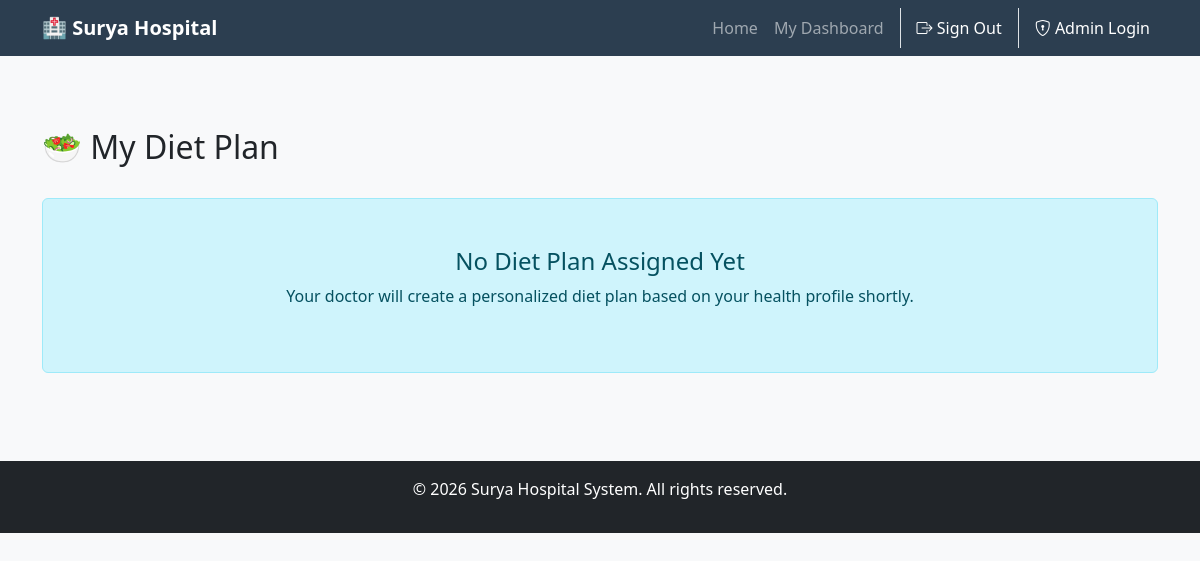
The app's page /diet/dashboard/ (signed in), older data.
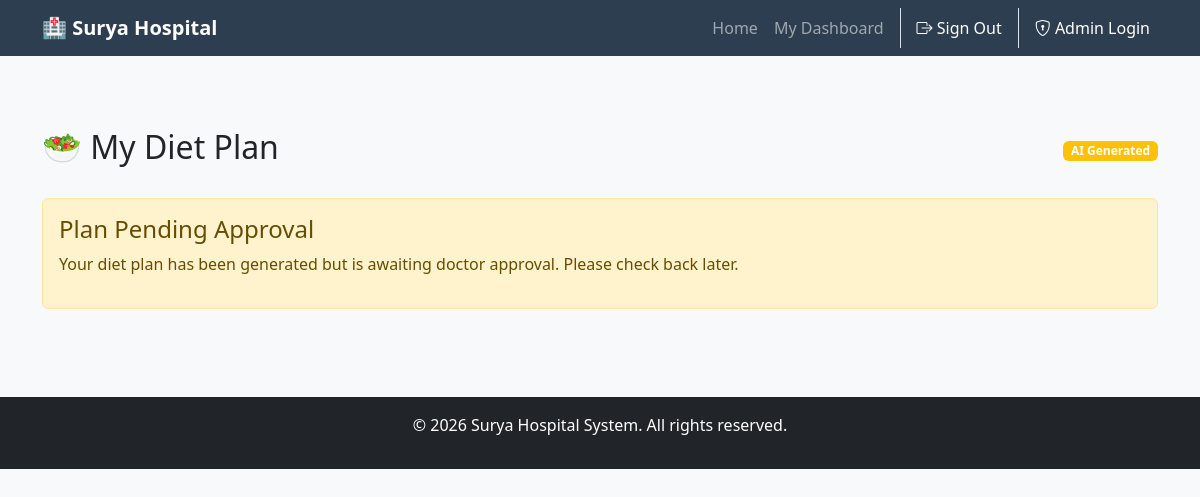
The same page, newer data.
### diet/models.py (models this page shows, shortened)
class DietPlan(models.Model):
    STATUS_CHOICES = [
        ('draft', 'AI Generated'),
        ('reviewed', 'Reviewed by Admin'),
        ('approved', 'Approved'),
    ]
    patient = models.OneToOneField('home.Patient', on_delete=models.CASCADE, related_name='diet_plan')
    health_profile = models.ForeignKey(PatientHealthProfile, on_delete=models.SET_NULL, null=True)
    status = models.CharField(max_length=10, choices=STATUS_CHOICES, default='draft')
    daily_calories = models.IntegerField(null=True, blank=True)
    doctor_notes = models.TextField(blank=True, null=True)
    created_at = models.DateTimeField(auto_now_add=True)
    updated_at = models.DateTimeField(auto_now=True)

### diet/views.py (the view)
# urls.py: path('dashboard/', views.diet_dashboard, name='diet_dashboard'),
def diet_dashboard(request):
    patient = get_current_patient(request)
    if not patient:
        return redirect('patient_login')
    try:
        diet_plan = DietPlan.objects.get(patient=patient)
    except DietPlan.DoesNotExist:
        diet_plan = None
    recommendations = None
    if diet_plan and diet_plan.status in ['approved', 'published']:
        recommendations = DailyMealPlan.objects.filter(diet_plan=diet_plan).order_by('day_number', 'meal_type')
    elif diet_plan:
         pass
    context = {'diet_plan': diet_plan, 'recommendations': recommendations, 'patient': patient}
    return render(request, 'diet/diet_dashboard.html', context)

### diet/views.py (called while the page is built)
def get_current_patient(request):
    patient_id = request.session.get('patient_id')
    if not patient_id:
        return None
    try:
        return Patient.objects.get(id=patient_id)
    except Patient.DoesNotExist:
        return None

### diet/templates/diet/diet_dashboard.html (shortened to what this page needs)
{% extends 'home/base.html' %}
{% block content %}
<div class="container mt-5">
    <div class="d-flex justify-content-between align-items-center mb-4">
        <h2>🥗 My Diet Plan</h2>
        {% if diet_plan %}
        <span
            class="badge bg-{% if diet_plan.status == 'approved' or diet_plan.status == 'published' %}success{% else %}warning{% endif %}">
            {{ diet_plan.get_status_display }}
        </span>
        {% endif %}
    </div>
    {% if diet_plan %}
    {% if diet_plan.status == 'approved' or diet_plan.status == 'published' %}
    <div class="card mb-4 shadow-sm">
        <div class="card-header bg-success text-white">
            <h5 class="card-title mb-0">Plan Overview</h5>
        </div>
        <div class="card-body">
            <div class="row">
                <div class="col-md-6">
                    <p><strong>Diet Type:</strong> {{ diet_plan.get_diet_type_display }}</p>
                </div>
                <div class="col-md-6">
                    <p><strong>Daily Calories:</strong> {{ diet_plan.calories_per_day }} kcal</p>
                </div>
            </div>
            {% if diet_plan.doctor_notes %}
            <div class="alert alert-info mt-3">
                <strong>👨‍⚕️ Doctor's Notes:</strong> {{ diet_plan.doctor_notes }}
            </div>
            {% endif %}
            {% if diet_plan.ai_generated_plan %}
            <div class="mt-4 p-4 bg-light border rounded">
                <h5 class="text-primary mb-3">🤖 AI Nutrition Plan</h5>
                <div class="markdown-body">
                    {{ diet_plan.ai_generated_plan|linebreaks }}
                </div>
            </div>
            {% endif %}
        </div>
    </div>
    {% if recommendations %}
    <h4 class="mb-3">Recommended Foods</h4>
    <div class="table-responsive">
        <table class="table table-hover border">
            <thead class="table-light">
                <tr>
                    <th>Food Item</th>
                    <th>Calories</th>
                    <th>Protein (g)</th>
                    <th>Carbs (g)</th>
                    <th>Fat (g)</th>
                </tr>
            </thead>
            <tbody>
                {% for item in recommendations %}
                <tr>
                    <td>{{ item.food_item }}</td>
                    <td>{{ item.calories }}</td>
                    <td>{{ item.protein }}</td>
                    <td>{{ item.carbs }}</td>
                    <td>{{ item.fat }}</td>
                </tr>
                {% endfor %}
            </tbody>
        </table>
    </div>
    {% endif %}
    {% else %}
    <div class="alert alert-warning">
        <h4>Plan Pending Approval</h4>
        <p>Your diet plan has been generated but is awaiting doctor approval. Please check back later.</p>
    </div>
    {% endif %}
    {% else %}
    <div class="alert alert-info text-center p-5">
        <h4>No Diet Plan Assigned Yet</h4>
        <p>Your doctor will create a personalized diet plan based on your health profile shortly.</p>
    </div>
    {% endif %}
</div>
{% endblock %}

Row changes from the older to the newer data that the page shows:
added DietPlan: status "AI Generated"
Text that changed along with them:
text no longer shown: "No Diet Plan Assigned Yet Your doctor will create a personalized diet plan based on your health profile shortly."
text now shown: "Plan Pending Approval Your diet plan has been generated but is awaiting doctor approval. Please check back later."
